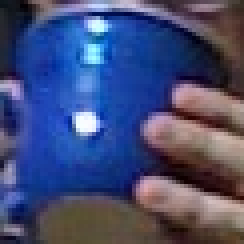
//> input picture LearningOpenCV_Code/BlueCup.jpg, 61 x 61 px (shown 4 times larger)
$ ./ch7_ex7_5 BlueCup.jpg HandIndoorColor.jpg   (built with g++ and OpenCV 4)
//> lines starting //> are read from the running program, lines starting //| are printed output that depends on the picture
//
// Example 7-5. Template matching
// Yes, I switched the order of image and template from the text.  It's now
//
// Usage: matchTemplate template image
//
// Puts results of all types of matching methods listed i help() below.
//        Gary Bradski Oct 3, 2008
//
/* *************** License:**************************
   Oct. 3, 2008
   Right to use this code in any way you want without warrenty, support or any guarentee of it working.

   BOOK: It would be nice if you cited it:
   Learning OpenCV: Computer Vision with the OpenCV Library
     by Gary Bradski and Adrian Kaehler
     Published by O'Reilly Media, October 3, 2008

   AVAILABLE AT:
     http://www.amazon.com/Learning-OpenCV-Computer-Vision-Library/dp/0596516134
     Or: http://oreilly.com/catalog/9780596516130/
     ISBN-10: 0596516134 or: ISBN-13: 978-0596516130

   OTHER OPENCV SITES:
   * The source code is on sourceforge at:
     http://sourceforge.net/projects/opencvlibrary/
   * The OpenCV wiki page (As of Oct 1, 2008 this is down for changing over servers, but should come back):
     http://opencvlibrary.sourceforge.net/
   * An active user group is at:
     http://tech.groups.yahoo.com/group/OpenCV/
   * The minutes of weekly OpenCV development meetings are at:
     http://pr.willowgarage.com/wiki/OpenCV


 ADD ALL NOTES BY W_LITTLEWHITE
 * The github is at:
 https://github.com/964873559


   ************************************************** */
#include <opencv/cv.h>
#include <opencv/cxcore.h>
#include <opencv2/highgui.hpp>
#include <stdio.h>

//怎么又是这么长==大意就是说了一下这个方法需要注意的地方
void help(){
printf("\n"
"Example of using cvMatchTemplate().  The call is:\n"
"\n"
"ch7_ex7_5 template image_to_be_searched\n"
"\n"
"   This routine will search using all methods:\n"
"         CV_TM_SQDIFF        0\n"
"         CV_TM_SQDIFF_NORMED 1\n"
"         CV_TM_CCORR         2\n"
"         CV_TM_CCORR_NORMED  3\n"
"         CV_TM_CCOEFF        4\n"
"         CV_TM_CCOEFF_NORMED 5\n"
"\n"
"The function prototype is:\n"
"   cvMatchTemplate( const CvArr* image, const CvArr* templ,\n"
"                              CvArr* result, int method );\n"
"      image\n"
"         Image to be searched. It should be 8-bit or 32-bit floating-point. \n"
"      templ\n"
"         template which must not larger than the above image and is the same type as the image. \n"
"      result\n"
"         A map of comparison results; single-channel 32-bit floating-point. \n"
"      method\n"
"         See the above methods 0-5 starting with CM_TM_SQDIFF\n"
"         \n"
"	If image is W×H and templ is w×h then result must be W-w+1×H-h+1.		\n"
"\n");
}


// Call is
// matchTemplate template image
//
// Will Display the results of the matchs
// 通过模板来匹配图像
int main( int argc, char** argv ) {

    IplImage *src, *templ,*ftmp[6]; //ftmp is what to display on
    int i;
    if( argc == 3){
		//Read in the template to be used for matching:
//        先读取模板
		if((templ=cvLoadImage(argv[1], 1))== 0) {
				printf("Error on reading template %s\n",argv[2]); help();
				return(-1);
		}
//> templ is the input picture: 61 rows x 61 cols, CV_8UC3; mean B, G, R 117.6, 76.4, 68

		//Read in the source image to be searched:
//        再读取要匹配的图像
		if((src=cvLoadImage(argv[2], 1))== 0) {
				printf("Error on reading src image %s\n",argv[i]); help();
				return(-1);
		}
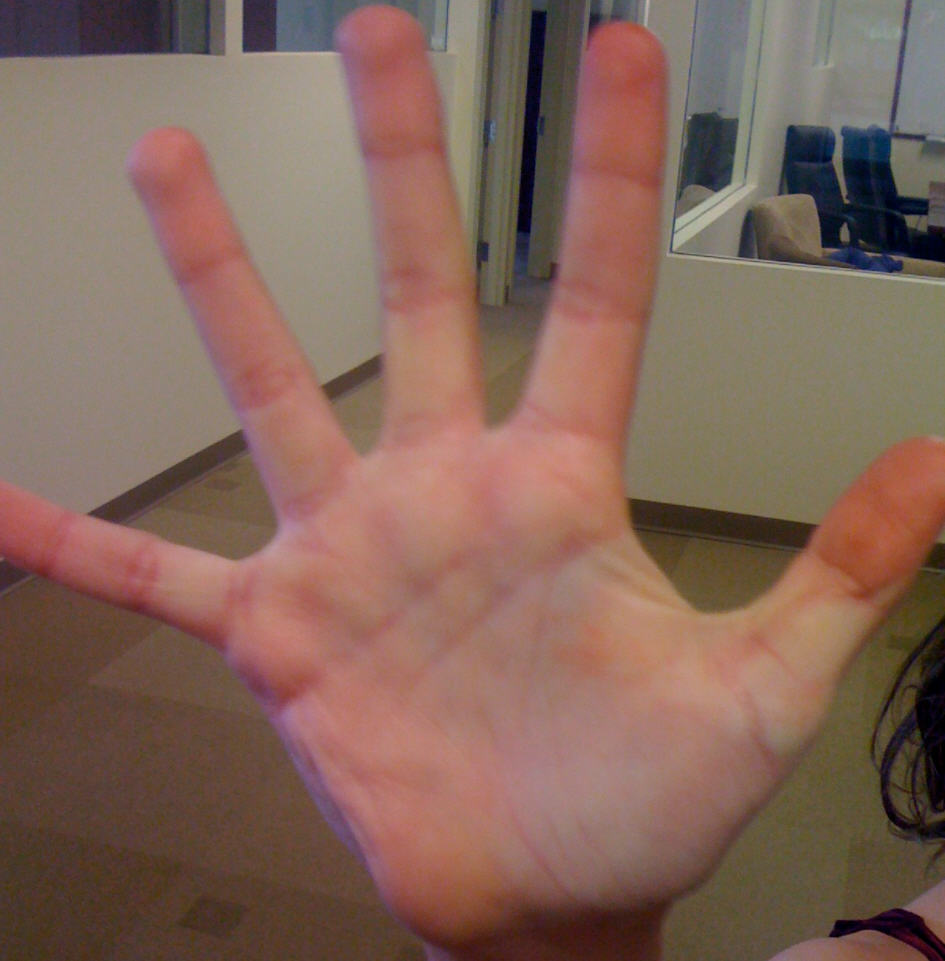
//> input picture LearningOpenCV_Code/HandIndoorColor.jpg, 945 x 961 px
//> src is the input picture: 961 rows x 945 cols, CV_8UC3; mean B, G, R 89.5, 101.6, 131.2
 		int patchx = templ->width;
//> patchx = 61
		int patchy = templ->height;
//> patchy = 61
		int iwidth = src->width - patchx + 1;
//> iwidth = 885
		int iheight = src->height - patchy + 1;
//> iheight = 901
//        创建6张图像来显示结果
		for(i=0; i<6; ++i){
			ftmp[i] = cvCreateImage( cvSize(iwidth,iheight),32,1);
		}

		//DO THE MATCHING OF THE TEMPLATE WITH THE IMAGE
//        开始匹配
		for(i=0; i<6; ++i){
//            模板匹配函数，参数：原图像，模板，结果显示，匹配方法0-5
			cvMatchTemplate( src, templ, ftmp[i], i);
//		double min,max;
//		cvMinMaxLoc(ftmp,&min,&max);
//            归一化，使所有的结果显示具有一致性
			cvNormalize(ftmp[i],ftmp[i],1,0,CV_MINMAX);
		}
        //DISPLAY
//        显示最终的结果
		cvNamedWindow( "Template", 0 );
        cvShowImage(   "Template", templ );
        cvNamedWindow( "Image", 0 );
        cvShowImage(   "Image", src );

		cvNamedWindow( "SQDIFF", 0 );
        cvShowImage(   "SQDIFF", ftmp[0] );

		cvNamedWindow( "SQDIFF_NORMED", 0 );
        cvShowImage(   "SQDIFF_NORMED", ftmp[1] );
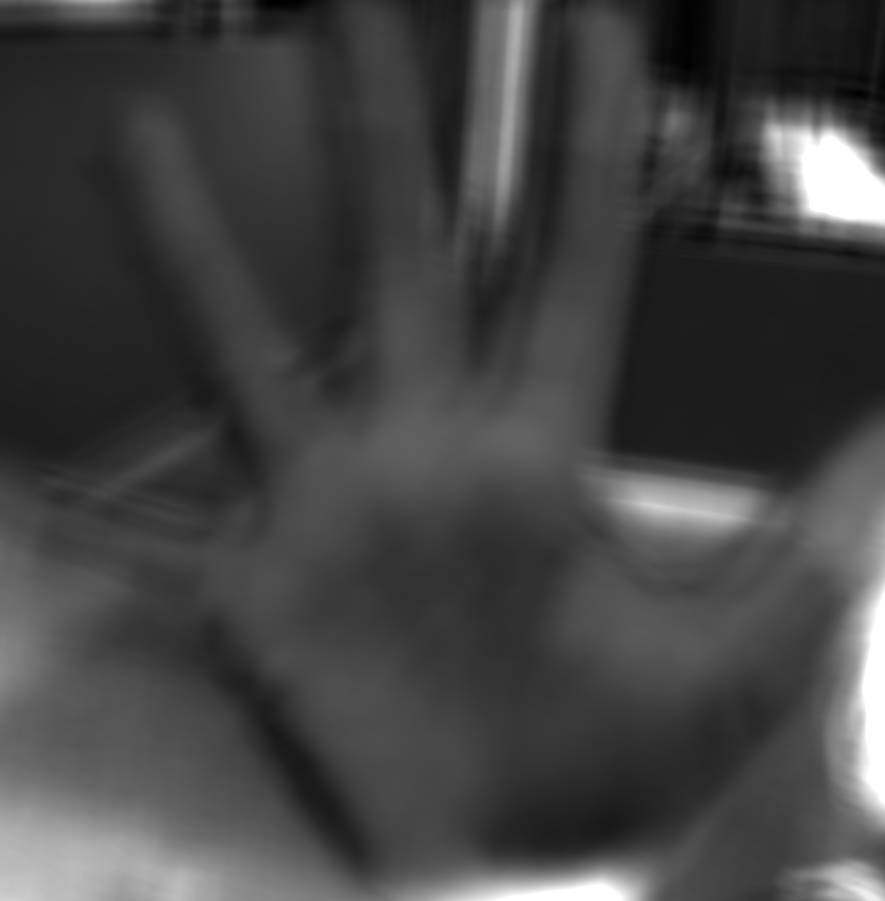
//> window 'SQDIFF_NORMED': 901 rows x 885 cols, CV_8UC1; min 0, max 255, mean 67.8

		cvNamedWindow( "CCORR", 0 );
        cvShowImage(   "CCORR", ftmp[2] );
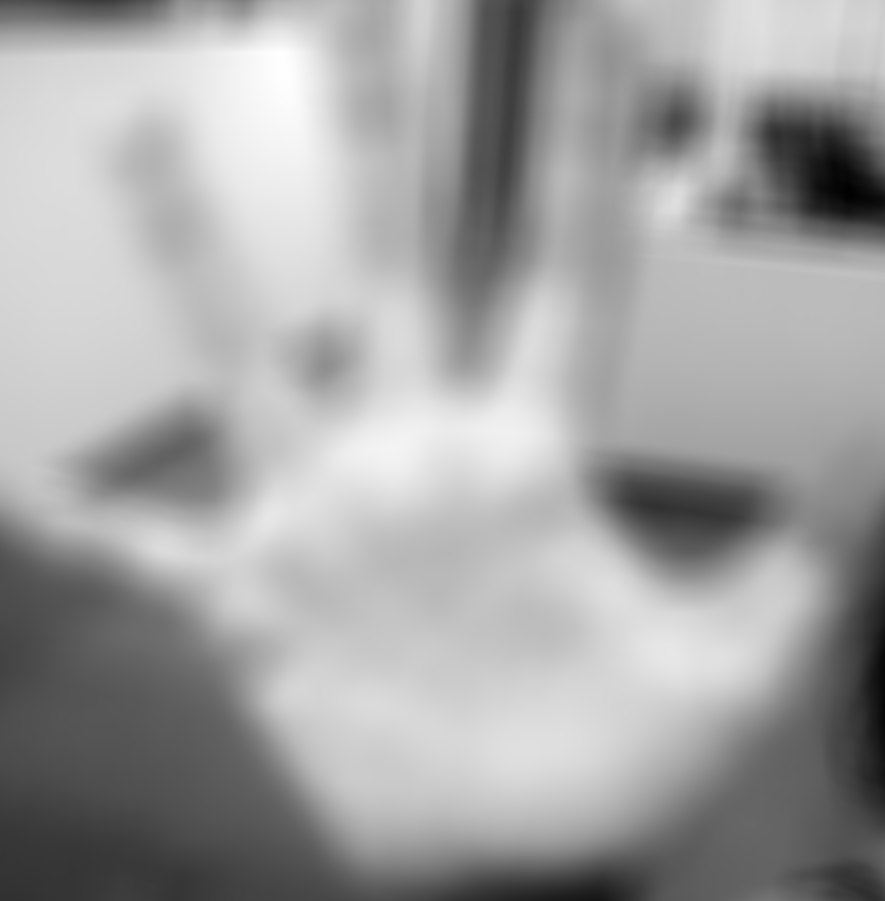
//> window 'CCORR': 901 rows x 885 cols, CV_8UC1; min 0, max 255, mean 162

		cvNamedWindow( "CCORR_NORMED", 0 );
        cvShowImage(   "CCORR_NORMED", ftmp[3] );
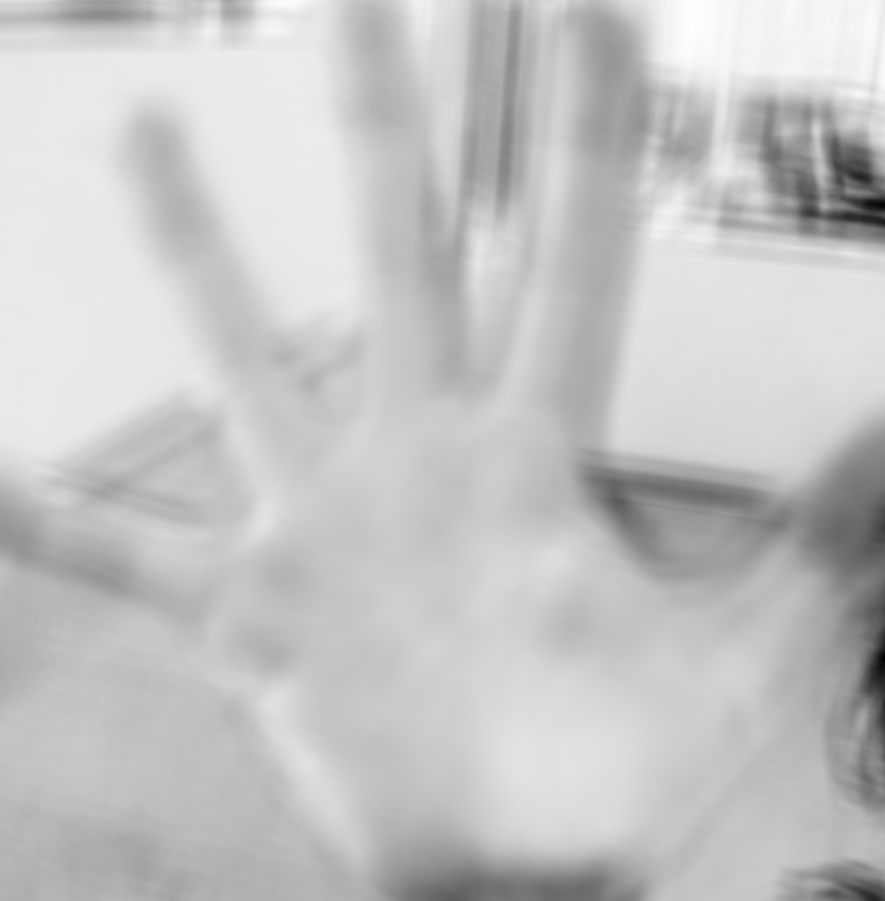
//> window 'CCORR_NORMED': 901 rows x 885 cols, CV_8UC1; min 0, max 255, mean 196.3

		cvNamedWindow( "CCOEFF", 0 );
        cvShowImage(   "CCOEFF", ftmp[4] );
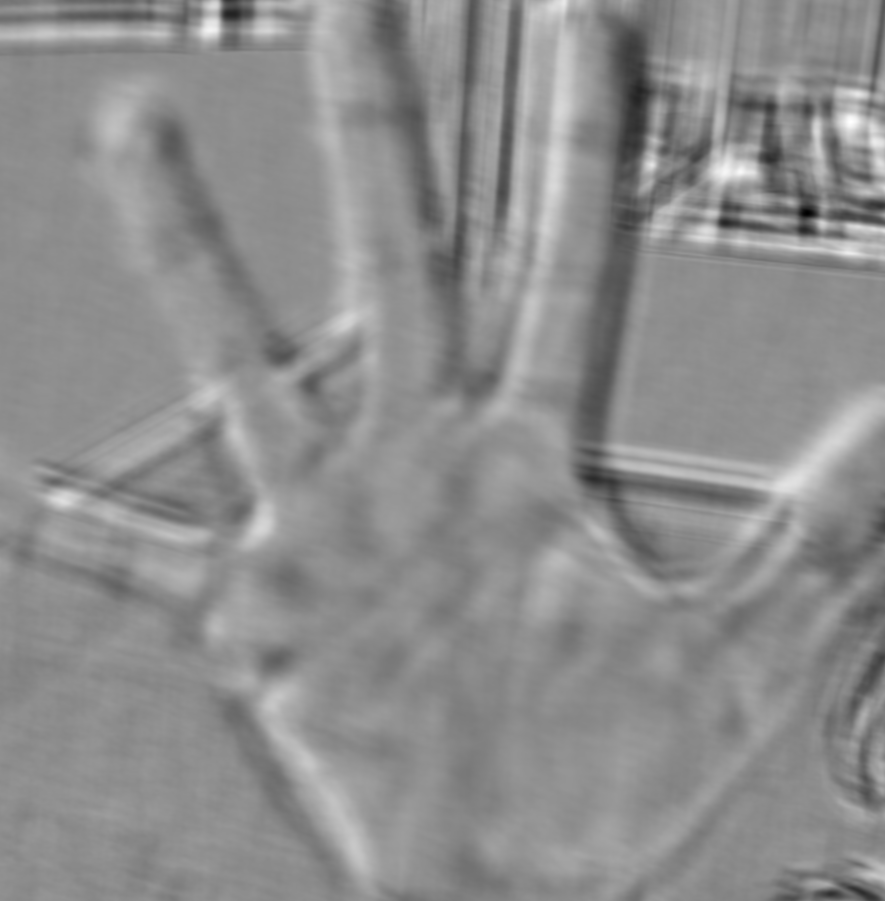
//> window 'CCOEFF': 901 rows x 885 cols, CV_8UC1; min 0, max 255, mean 141.1

		cvNamedWindow( "CCOEFF_NORMED", 0 );
        cvShowImage(   "CCOEFF_NORMED", ftmp[5] );
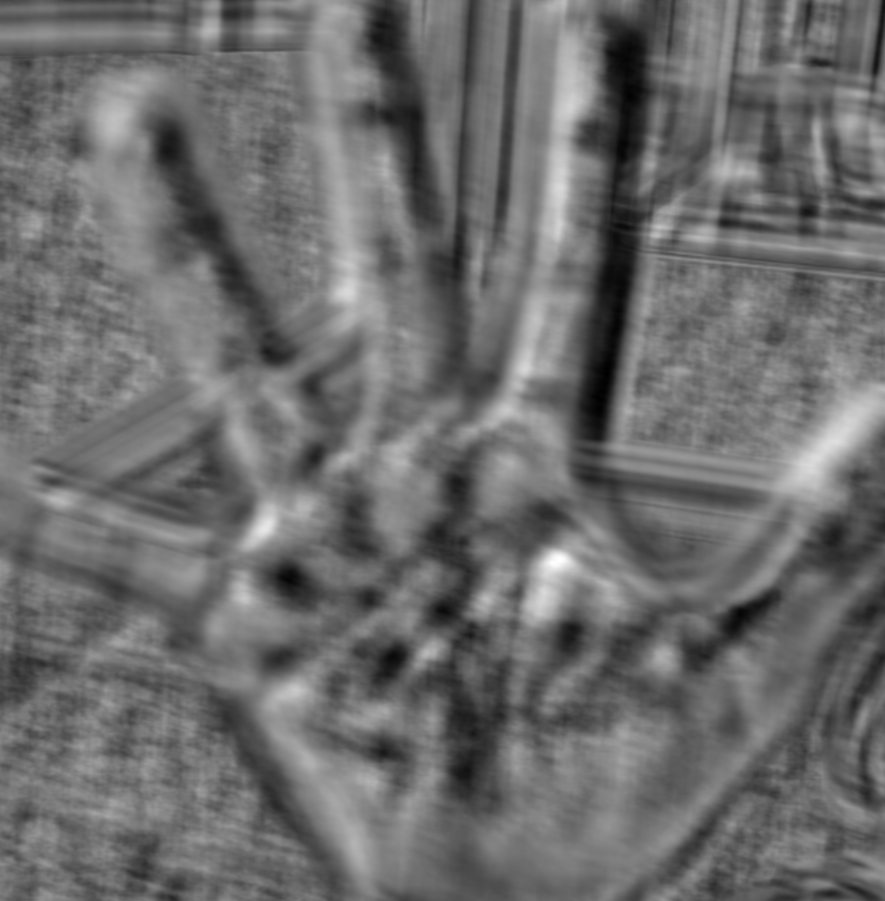
//> window 'CCOEFF_NORMED': 901 rows x 885 cols, CV_8UC1; min 0, max 255, mean 108.4


		//LET USER VIEW RESULTS:
        cvWaitKey(0);
    }
	else { help();}
}
